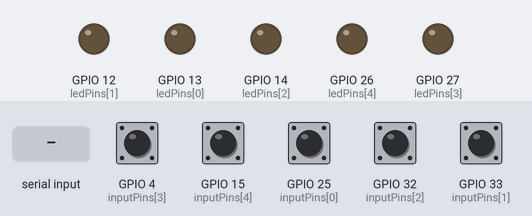
Bench run of a sketch on a simulated ESP32. Parts: output pins drawn as LEDs (lit = HIGH). Inputs (shaded band) come from the test bench; at power-on: GPIO 4 (inputPins[3]), GPIO 15 (inputPins[4]), GPIO 25 (inputPins[0]), GPIO 32 (inputPins[2]), GPIO 33 (inputPins[1]) HIGH. Random numbers use the default seed unless the sketch sets one; nothing arrives over Bluetooth unless stated; what the sketch prints to the serial monitor is not drawn.

Above: at 1.2 s.
1.3 s: "START\n" received over the second serial link
At 1.9 s:
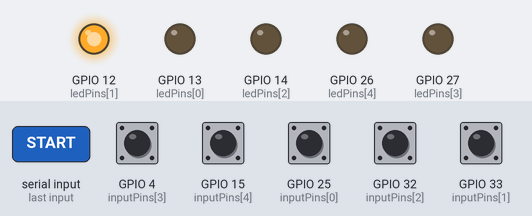
2.8 s: GPIO 33 (inputPins[1]) pulled LOW for 0.15 s
At 4.2 s:
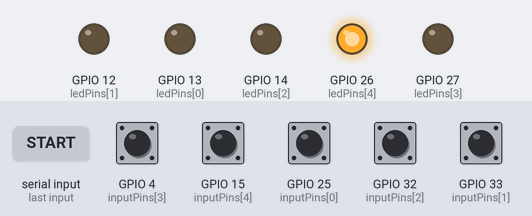
4.5 s: GPIO 15 (inputPins[4]) pulled LOW for 0.15 s
At 5.7 s:
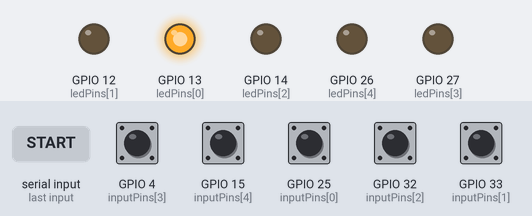
6.2 s: "TIMER:90\n" received over the second serial link
At 6.8 s:
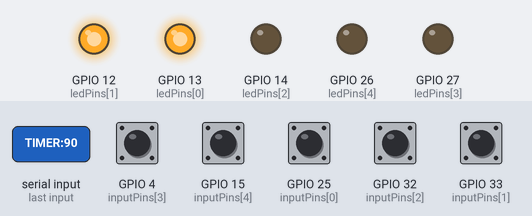
7.7 s: GPIO 33 (inputPins[1]) pulled LOW for 1 s
At 9.3 s:
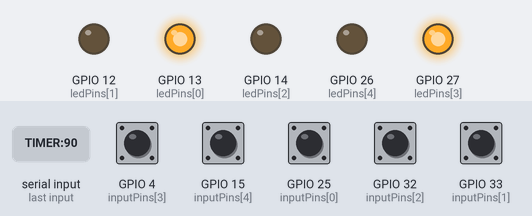
10.2 s: GPIO 4 (inputPins[3]) pulled LOW for 0.15 s
At 11.2 s:
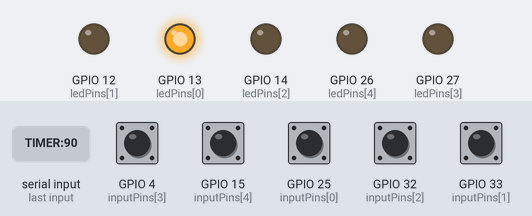
Timing chart, 0 to 12.9 s (numbered marks = the images above; inputs shaded):
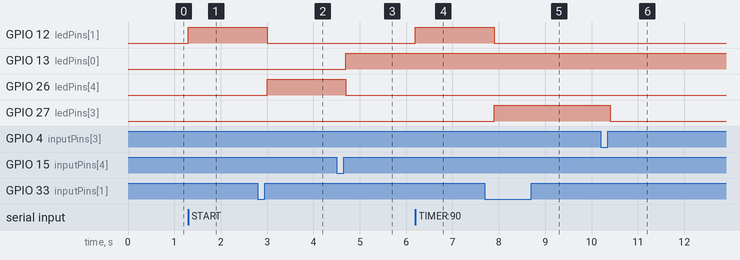

The sketch:

v1_only_touch.ino
```cpp
#include "BluetoothSerial.h"

#define NUM_LEDS 5
int ledPins[NUM_LEDS]   = {13, 12, 14, 27, 26};
int inputPins[NUM_LEDS] = {25, 33, 32, 4, 15};

int currentLed = -1;
bool gameRunning = false;
unsigned long gameEndTime = 0;
int scoreCorrect = 0;
int scoreWrong = 0;
unsigned long debounceDelay = 200;

BluetoothSerial SerialBT;

void setup() {
  Serial.begin(115200);
  SerialBT.begin("ESP32_Game"); // Bluetooth name
  randomSeed(analogRead(0));

  for (int i = 0; i < NUM_LEDS; i++) {
    pinMode(ledPins[i], OUTPUT);
    digitalWrite(ledPins[i], LOW);
    pinMode(inputPins[i], INPUT_PULLUP);
  }

  Serial.println("Waiting for Bluetooth commands...");
}

void loop() {
  // Handle Bluetooth commands
  if (SerialBT.available()) {
    String cmd = SerialBT.readStringUntil('\n');
    cmd.trim();

    if (cmd == "START") startGame(30); // default 30s
    else if (cmd.startsWith("TIMER:")) {
      int secs = cmd.substring(6).toInt();
      startGame(secs);
    }
    else if (cmd == "STOP") stopGame();
    else if (cmd == "SCORE?") sendScore();
  }

  // Game logic
  if (gameRunning) {
    if (millis() >= gameEndTime) {
      stopGame();
    } else {
      checkInput();
    }
  }
}

void startGame(int seconds) {
  scoreCorrect = 0;
  scoreWrong = 0;
  gameEndTime = millis() + (seconds * 1000UL);
  gameRunning = true;
  SerialBT.println("Game Started for " + String(seconds) + " seconds");
  nextLed();
}

void stopGame() {
  gameRunning = false;
  for (int i = 0; i < NUM_LEDS; i++) {
    digitalWrite(ledPins[i], LOW);
  }
  SerialBT.println("Game Over!");
  sendScore();
}

void sendScore() {
  SerialBT.println("Correct: " + String(scoreCorrect));
  SerialBT.println("Wrong: " + String(scoreWrong));
}

void checkInput() {
  for (int i = 0; i < NUM_LEDS; i++) {
    if (digitalRead(inputPins[i]) == LOW) {
      delay(debounceDelay);
      if (i == currentLed) {
        scoreCorrect++;
        SerialBT.println("Hit! Correct LED");
        digitalWrite(ledPins[currentLed], LOW);
        nextLed();
      } else {
        scoreWrong++;
        SerialBT.println("Wrong LED");
      }
    }
  }
}

void nextLed() {
  int next = random(NUM_LEDS);
  while (next == currentLed) {
    next = random(NUM_LEDS);
  }
  currentLed = next;
  digitalWrite(ledPins[currentLed], HIGH);
}
```

Measured:
- after the input at 1.3 s, GPIO 12 (ledPins[1]): LOW → HIGH at once
- after the input at 2.8 s, GPIO 12 (ledPins[1]): HIGH → LOW after 0.20 s; GPIO 26 (ledPins[4]): LOW → HIGH after 0.20 s
- after the input at 4.5 s, GPIO 13 (ledPins[0]): LOW → HIGH after 0.20 s; GPIO 26 (ledPins[4]): HIGH → LOW after 0.20 s
- after the input at 6.2 s, GPIO 12 (ledPins[1]): LOW → HIGH at once
- after the input at 7.7 s, GPIO 12 (ledPins[1]): HIGH → LOW after 0.20 s; GPIO 27 (ledPins[3]): LOW → HIGH after 0.20 s
- after the input at 10.2 s, GPIO 27 (ledPins[3]): HIGH → LOW after 0.20 s
